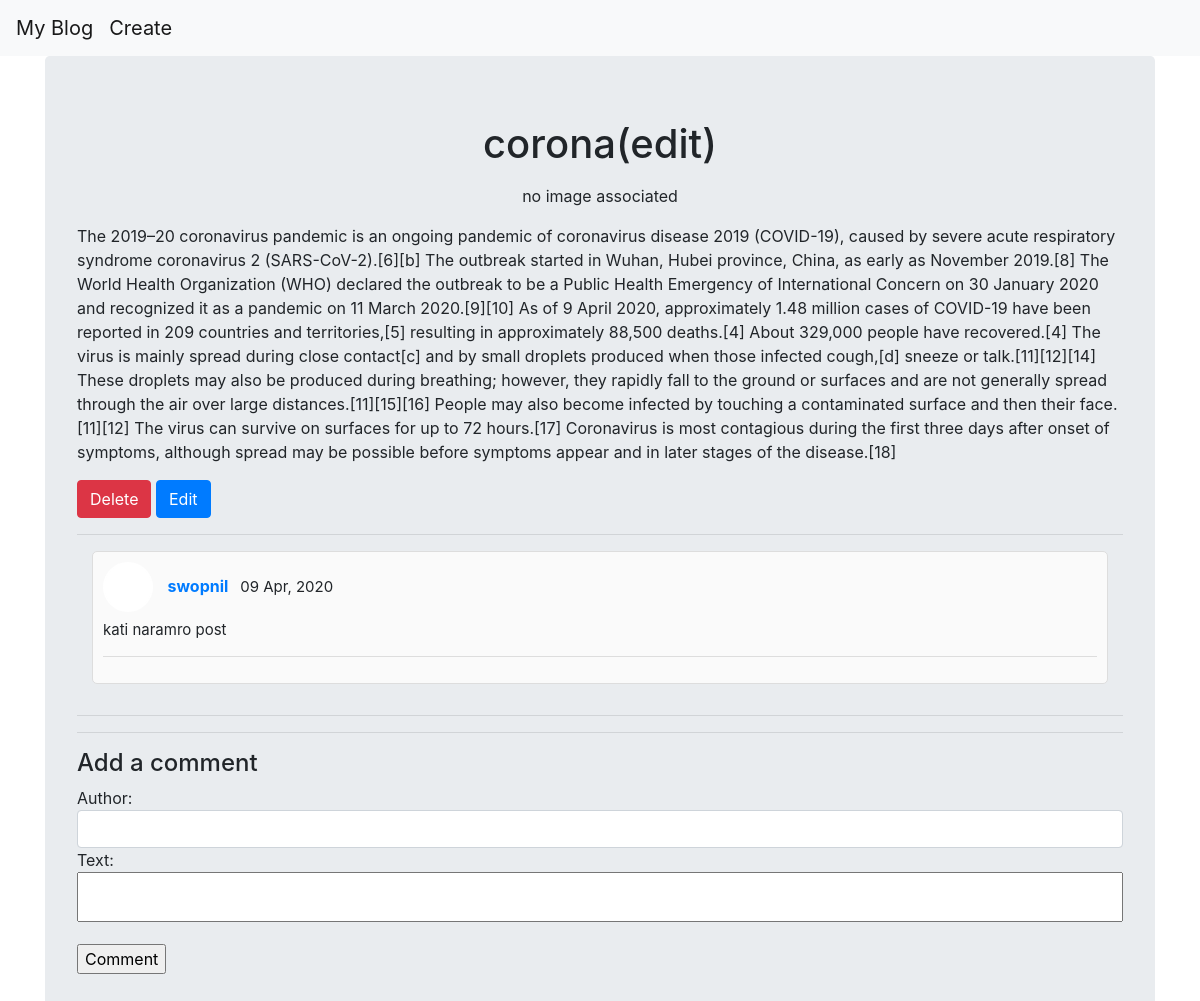
Screenshot of /blog/detail/9/ with the database file from the repository.
### blog/models.py (models this page shows, shortened)
class Post(models.Model):
    title = models.CharField(max_length=200)
    author =models.CharField(max_length=200)
    text = models.TextField()
    created_date = models.DateTimeField(default = timezone.now())
    published_date = models.DateTimeField(blank = True, null = True)
    image = models.ImageField(upload_to='pics', blank=True,null=True)

class Comment(models.Model):
    post = models.ForeignKey('blog.post', related_name='comments', on_delete=models.CASCADE)
    author = models.CharField(max_length=200)
    text = models.TextField()
    created_Date = models.DateTimeField(default=timezone.now())
    approved_comment = models.BooleanField(default=False)

### blog/views.py (the view, shortened to what this page needs)
# urls.py: path('detail/<int:pk>/',views.PostDetailView.as_view(), name='post_detail'),
class PostDetailView(FormMixin,DetailView):
    context_object_name= 'post_detail'
    model=Post
    form_class=CommentForm
    def get_context_data(self, **kwargs):
        context = super(PostDetailView, self).get_context_data(**kwargs)
        context['form'] = CommentForm(initial={'post': self.object})
        return context

### blog/forms.py
class CommentForm(forms.ModelForm):
    class Meta:
        model = Comment
        fields=('author','text','post')
        widgets = {}
        widgets = {
            'author': forms.TextInput(attrs={'class': 'form-control'}),
            'text': forms.Textarea(attrs={'class': 'comment'}),
            'post': forms.HiddenInput()
        }

### templates/blog/post_detail.html (shortened to what this page needs)
{%extends 'blog/base.html'%}
{%block content%}
<div class="container">
    <div class="jumbotron">
<h1>
    <center> {{post_detail.title}}</center>
</h1>
<p>
    <center>
    {%if post_detail.image%}
    <img src="{{ post_detail.image.url }}">
    {%else%}
    no image associated
    {%endif%}
</center>
</p>
<p>{{post_detail.text}}</p>
<a href="{%url 'blog:post_delete' pk=post_detail.pk%}" class='btn btn-danger'>Delete</a>
<a href="{%url 'blog:post_update' pk=post_detail.pk%}"class='btn btn-primary'>Edit</a>
<hr>
{%for comment in post_detail.comments.all%}
{%if comment.approved_comment%}
<div class="container">
    <div class="row">
      <div class="col-12">
        <div class="comments">
          <div class="comment-box">
            <span class="commenter-pic">
            </span>
            <span class="commenter-name">
              <a href="#">{{comment.author}}</a> <span class="comment-time">{{comment.created_Date|date:"d M, Y" }}</span>
            </span>
            <p class="comment-txt more">
                {{comment.text}}
            </p>
              </div>
            </div>
          </div>
        </div>
      </div>
      <hr>
<hr>
{%endif%}
{%empty%}
<p>no comments to show</p>
{%endfor%}
<h4>Add a comment</h4>
<form action="" method="POST">
    {{form.author.label}}: {{form.author}}
    <p>
    {{form.text.label}}: {{form.text}}
</p>
<input type="submit" value="Comment">
</form>
</div>
</div>
{%endblock%}

### static/css/blog.css (style rules this page uses)
textarea { resize:none; }
.comment { height:50px; width:100%; }
.comments .comment-box { width: 100%; float: left; height: 100%; background-color: #FAFAFA; padding: 10px 10px 10px; margin-bottom: 15px; border-radius: 5px; border: 1px solid #ddd; }
.comments .commenter-pic { width: 50px; height: 50px; display: inline-block; border-radius: 100%; border: 2px solid #fff; overflow: hidden; background-color: #fff; }
.comments .commenter-name .comment-time { font-weight: normal; margin-left: 8px; font-size: 15px; }
.comments p.comment-txt { font-size: 15px; border-bottom: 1px solid #ddd; padding: 0px 0px 15px; }
.comments .commenter-name { display: inline-block; position: relative; top: -20px; left: 10px; font-size: 16px; font-weight: bold; }

### rows the page displays
Post: title "corona(edit)", text "The 2019–20 coronavirus pandemic is an ongoing pandemic of coronavirus disease 2019 (COVID-19), caused by severe acute respiratory syndrome coronavirus 2 (SARS-CoV-2).[6][b] The outbreak started in Wuhan, Hubei province, China, as early as November 2019.[8] The World Health Organization (WHO) declared the outbreak to be a Public Health Emergency of International Concern on 30 January 2020 and recognized it as a pandemic on 11 March 2020.[9][10] As of 9 April 2020, approximately 1.48 million cases of COVID-19 have been reported in 209 countries and territories,[5] resulting in approximately 88,500 deaths.[4] About 329,000 people have recovered.[4] The virus is mainly spread during close…"
Comment: author "swopnil", created_Date "09 Apr, 2020", text "kati naramro post"
